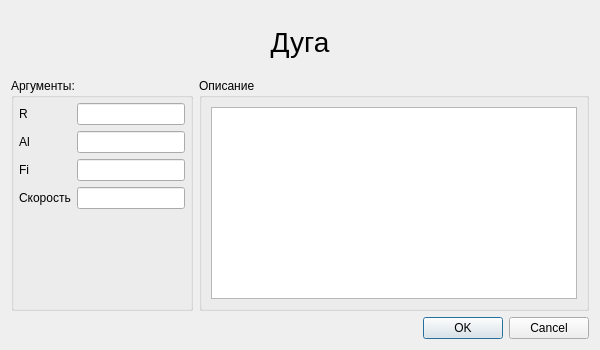
<?xml version="1.0" encoding="UTF-8"?>
<ui version="4.0">
 <class>ArcDialog</class>
 <widget class="QDialog" name="ArcDialog">
  <property name="geometry">
   <rect>
    <x>0</x>
    <y>0</y>
    <width>600</width>
    <height>350</height>
   </rect>
  </property>
  <property name="windowTitle">
   <string>Дуга</string>
  </property>
  <layout class="QGridLayout" name="gridLayout_2">
   <item row="1" column="1" rowspan="2">
    <widget class="QGroupBox" name="arc_groupBox_description">
     <property name="title">
      <string>Описание</string>
     </property>
     <layout class="QGridLayout" name="gridLayout">
      <item row="0" column="0">
       <widget class="QTextEdit" name="arc_textEdit_description">
        <property name="readOnly">
         <bool>true</bool>
        </property>
       </widget>
      </item>
     </layout>
    </widget>
   </item>
   <item row="3" column="0" colspan="2">
    <widget class="QDialogButtonBox" name="buttonBox">
     <property name="orientation">
      <enum>Qt::Horizontal</enum>
     </property>
     <property name="standardButtons">
      <set>QDialogButtonBox::Cancel|QDialogButtonBox::Ok</set>
     </property>
    </widget>
   </item>
   <item row="0" column="0" colspan="2">
    <widget class="QLabel" name="arc_label_title">
     <property name="font">
      <font>
       <pointsize>21</pointsize>
      </font>
     </property>
     <property name="text">
      <string>Дуга</string>
     </property>
     <property name="alignment">
      <set>Qt::AlignCenter</set>
     </property>
    </widget>
   </item>
   <item row="1" column="0" rowspan="2">
    <widget class="QGroupBox" name="arc_arguments_groupBox">
     <property name="sizePolicy">
      <sizepolicy hsizetype="Fixed" vsizetype="Preferred">
       <horstretch>0</horstretch>
       <verstretch>0</verstretch>
      </sizepolicy>
     </property>
     <property name="title">
      <string>Аргументы:</string>
     </property>
     <layout class="QFormLayout" name="formLayout">
      <property name="leftMargin">
       <number>5</number>
      </property>
      <property name="topMargin">
       <number>5</number>
      </property>
      <property name="rightMargin">
       <number>5</number>
      </property>
      <property name="bottomMargin">
       <number>5</number>
      </property>
      <item row="0" column="0">
       <widget class="QLabel" name="arc_label_r">
        <property name="text">
         <string>R</string>
        </property>
       </widget>
      </item>
      <item row="0" column="1">
       <widget class="QLineEdit" name="arc_lineEdit_r"/>
      </item>
      <item row="2" column="0">
       <widget class="QLabel" name="arc_label_al">
        <property name="text">
         <string>Al</string>
        </property>
       </widget>
      </item>
      <item row="2" column="1">
       <widget class="QLineEdit" name="arc_lineEdit_al"/>
      </item>
      <item row="4" column="0">
       <widget class="QLabel" name="arc_label_fi">
        <property name="text">
         <string>Fi</string>
        </property>
       </widget>
      </item>
      <item row="4" column="1">
       <widget class="QLineEdit" name="arc_lineEdit_fi"/>
      </item>
      <item row="6" column="0">
       <widget class="QLabel" name="arc_label_velocity">
        <property name="text">
         <string>Скорость</string>
        </property>
       </widget>
      </item>
      <item row="6" column="1">
       <widget class="QLineEdit" name="arc_lineEdit_velocity"/>
      </item>
     </layout>
    </widget>
   </item>
  </layout>
 </widget>
 <resources/>
 <connections>
  <connection>
   <sender>buttonBox</sender>
   <signal>accepted()</signal>
   <receiver>ArcDialog</receiver>
   <slot>accept()</slot>
   <hints>
    <hint type="sourcelabel">
     <x>248</x>
     <y>254</y>
    </hint>
    <hint type="destinationlabel">
     <x>157</x>
     <y>274</y>
    </hint>
   </hints>
  </connection>
  <connection>
   <sender>buttonBox</sender>
   <signal>rejected()</signal>
   <receiver>ArcDialog</receiver>
   <slot>reject()</slot>
   <hints>
    <hint type="sourcelabel">
     <x>316</x>
     <y>260</y>
    </hint>
    <hint type="destinationlabel">
     <x>286</x>
     <y>274</y>
    </hint>
   </hints>
  </connection>
 </connections>
</ui>
